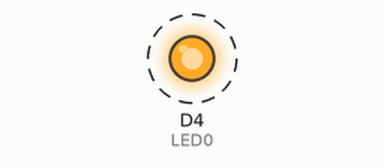
Simulated run of this sketch. Board: ESP8266 (NodeMCU). Parts: output pins drawn as LEDs (lit = HIGH). Dashed ring = blinking. WiFi joins after 1.5 s; servers stay silent unless stated; what the sketch prints to the serial monitor is not drawn.

Above: at 5.13 s.
Timing chart, 0 to 8.0 s (numbered marks = the images above):
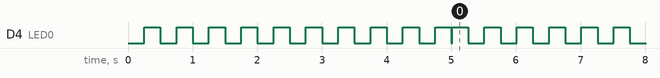

The sketch:

node_to_arduino.ino
```cpp
//-- Libraries Included --------------------------------------------------------------
  #include <ESP8266WiFi.h>
  #include <PubSubClient.h> // https://github.com/knolleary/pubsubclient/releases/tag/v2.3
//------------------------------------------------------------------------------------
  // Define I/O Pins
  #define     LED0      2           // WIFI Module LED
  #define     BUTTON    D1          // Connectivity ReInitiate Button
//------------------------------------------------------------------------------------
  // Authentication Variables
  char*       Cognssid;              // SERVER WIFI NAME
  char*       Cognpassword;          // SERVER PASSWORD
//------------------------------------------------------------------------------------
  #define     MAXSC     2           // MAXIMUM NUMBER OF CLIENTS

  WiFiServer  CognServer(8080);      // THE SERVER AND THE PORT NUMBER
  WiFiClient  CognClient[MAXSC];     // THE SERVER CLIENTS (Devices)
  //WiFiClient  CognClient;     // THE SERVER CLIENTS (Devices)
//====================================================================================
  // WATSON DEFINES AND VARIABLES
  #define ORG "uhr4b7"
  #define DEVICE_TYPE "ESP8266"
  #define DEVICE_ID "Server"
  #define TOKEN "cjUoIZbut&al1t5COa"

  char server[] = ORG ".messaging.internetofthings.ibmcloud.com";
  char topic[] = "iot-2/evt/status/fmt/json";
  char authMethod[] = "use-token-auth";
  char token[] = TOKEN;
  char clientId[] = "d:" ORG ":" DEVICE_TYPE ":" DEVICE_ID;

  PubSubClient client(server, 1883, NULL, CognClient[1]);

//====================================================================================

void setup()
  {
    // Setting The Serial Port
    Serial.begin(115200);           // Computer Communication

    // Setting The Mode Of Pins
    pinMode(LED0, OUTPUT);          // WIFI OnBoard LED Light
    pinMode(BUTTON, INPUT_PULLUP);  // Initiate Connectivity

    // Print Message Of I/O Setting Progress
    Serial.println();
    Serial.println("I/O Pins Modes Set .... Done");

    ConnectWiFi();

    // Starting Server
    CognServer.begin();
    CognServer.setNoDelay(true);
    Serial.println("Server Started");
  }

void loop()
  {
    // Checking For Available Clients
    AvailableClients();
    // Checking For Available Client Messages
    AvailableMessage();
  }

//====================================================================================

void AvailableClients()
  {
    if (CognServer.hasClient())
    {
      // Read LED0 Switch To Low If High.
      if(digitalRead(LED0) == HIGH) digitalWrite(LED0, LOW);

      for(uint8_t i = 0; i < MAXSC; i++)
      {
        //find free/disconnected spot
        if (!CognClient[i] || !CognClient[i].connected())
        {
          // Checks If Previously The Client Is Taken
          if(CognClient[i])
          {
            CognClient[i].stop();
          }

          // Checks If Clients Connected To The Server
          if(CognClient[i] = CognServer.available())
          {
            Serial.println("New Client: " + String(i));
          }

          // Continue Scanning
          continue;
        }
      }

      //no free/disconnected spot so reject
      WiFiClient CognClient = CognServer.available();
      CognClient.stop();
    }
    else
    {
      // This LED Blinks If No Clients Where Available
      digitalWrite(LED0, HIGH);
      delay(250);
      digitalWrite(LED0, LOW);
      delay(250);
    }
  }

//====================================================================================

  void AvailableMessage()
  {
    //Serial.println("Available messages?");
    //check clients for data
    for(uint8_t i = 0; i < MAXSC; i++)
    {
      if (CognClient[i] && CognClient[i].connected() && CognClient[i].available())
      {
          while(CognClient[i].available())
          {
            String Message = CognClient[i].readStringUntil('\r');
            CognClient[i].flush();
            Serial.println("Client No " + String(i) + " - " + Message);
            Message.trim();
            sendToWatson(Message, "Dispositivo1");
          }
      } else {
        //Serial.println("No messages");
      }
    }
  }

//====================================================================================

  void ConnectWiFi(){
    // Starting To Connect --------------------------------------------------
    if(WiFi.status() == WL_CONNECTED)
    {
      WiFi.disconnect();
      WiFi.mode(WIFI_OFF);
      delay(50);
    }

    /* in this part it should load the ssid and password
     * from eeprom they try to connect using them */

    IPAddress ip(192, 168, 43, 81);            // IP address of the server
    IPAddress gateway(192,168,43,1);           // gateway of your network
    IPAddress subnet(255,255,255,0);          // subnet mask of your network

    WiFi.mode(WIFI_STA);            // To Avoid Broadcasting An SSID
    //WiFi.config(ip,gateway,subnet);
    WiFi.begin("Fedeb", "maife3220");      // The SSID That We Want To Connect To

    // Printing Message For User That Connetion Is On Process ---------------
    Serial.println("!--- Connecting To " + WiFi.SSID() + " ---!");

    // WiFi Connectivity ----------------------------------------------------
    CheckWiFiConnectivity();        // Checking For Connection

    // Stop Blinking To Indicate Connected ----------------------------------
    digitalWrite(LED0, !HIGH);
    Serial.println("!-- Client Device Connected --!");

    // Printing IP Address --------------------------------------------------
    Serial.println("Connected To      : " + String(WiFi.SSID()));
    Serial.println("Signal Strenght   : " + String(WiFi.RSSI()) + " dBm");
    // Printing MAC Address
    Serial.print  ("Device MC Address : ");
    Serial.println(String(WiFi.macAddress()));
    // Printing IP Address
    Serial.print  ("Device IP Address : ");
    Serial.println(WiFi.localIP());
  }

//====================================================================================

  void CheckWiFiConnectivity()
  {
    while(WiFi.status() != WL_CONNECTED)
    {
      for(int i=0; i < 10; i++)
      {
        digitalWrite(LED0, !HIGH);
        delay(250);
        digitalWrite(LED0, !LOW);
        delay(250);
        Serial.print(".");
      }
      Serial.println("");
    }
  }

//====================================================================================

void sendToWatson(String counter, String dispositivo)
  {
    if (!client.connected()) {
      Serial.print("Reconnecting client to ");
      Serial.println(server);
      while (!client.connect(clientId, authMethod, token)) {
      Serial.print(".");
      delay(500);
    }
      Serial.println();
    }
    if(counter != ""){
      String payload = "{\"d\":{\"Name\":\"";
      payload += dispositivo;
      payload += "\",\"counter\":\"";
      payload += counter;
      payload += "\"}}";

      Serial.print("Sending payload: ");
      Serial.println(payload);

      if (client.publish(topic, (char*) payload.c_str())) {
        Serial.println("Publish ok");
      } else {
        Serial.println("Publish failed");
      }
    }
  }
```

Measured:
- by itself, D4 (LED0): goes 9 × (LOW 0.25 s, HIGH 0.25 s), LOW 0.01 s, 249 × (HIGH 0.25 s, LOW 0.25 s), HIGH 0.25 s, then LOW
